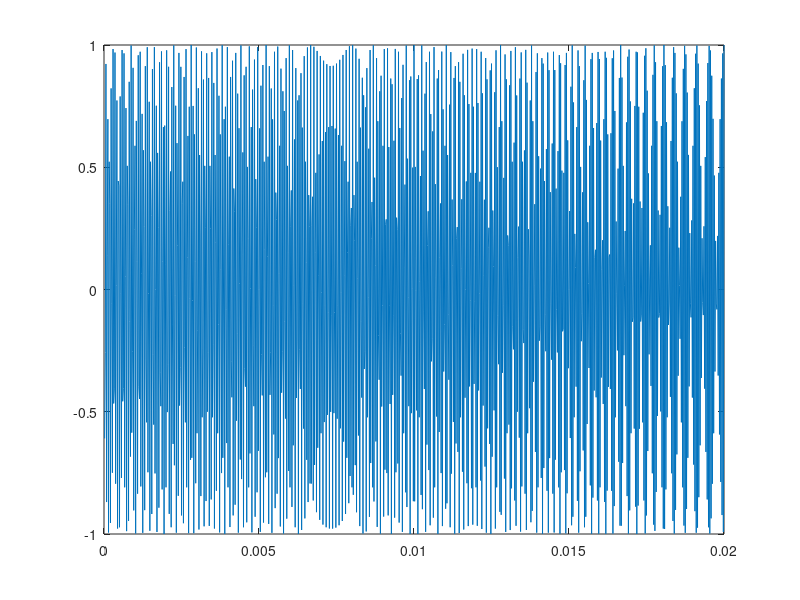
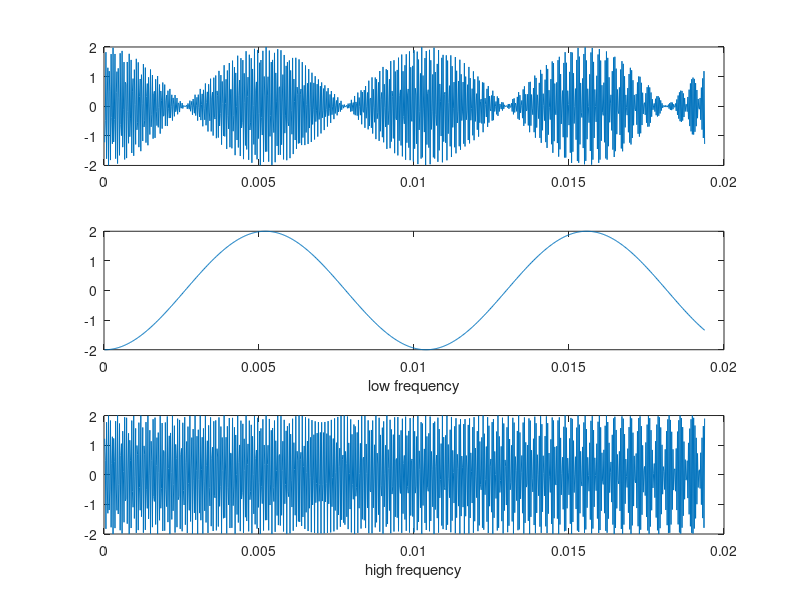

Source code (MATLAB) for these figures, in order:
clear
%% THREE
L = 0.1;
y = 0.3:0.01:0.4;
F = 17000;
Fmax = 23000;
T = 0.02;
B = Fmax-F;
sf = 48000;
% [X,Y] = meshgrid(geChirp,y);
% L = sqrt((X+L/2).^2 + Y.^2)/340;
% R = sqrt((X-L/2).^2 + Y.^2)/340;
% U = L+R;
% V = L-R;
% Z = cos(F*V+B/T*U.*V);
% mesh(X,Y,Z)
% figure
% surf(X,Y,Z)

% %% TWO
% y = 0.3;
% 
% L = sqrt((x+L/2).^2 + y^2)/340;
% R = sqrt((x-L/2).^2 + y^2)/340;
% U = L+R;
% V = Lplot(x,Z)

%% formula

N = T * sf;
n = 0:N-1;
% t = n/ sf;
t = 1/sf:1/sf:T;
K = B/T;
geChirp = cos(2*pi.*(F.*t+K/2.*t.^2));
figure(1)
plot(t,geChirp)

y = 0.5;
x = -0.7;
l = sqrt((x+L/2)^2 + y^2)+0.3;
r = sqrt((x-L/2)^2 + y^2);

deltaT = abs(l-r)/340;

cross = cos(2*pi.*(F.*t+K/2.*t.^2))+cos(2*pi.*(F.*(t+deltaT)+K/2.*(t+deltaT).^2));
expect = 2*cos(pi*(F*deltaT+K/2.*(2*deltaT.*t+deltaT^2)));
low = 2*cos(pi.*(F*(deltaT+2.*t)+K/2.*(2*t.^2+2*deltaT.*t+deltaT^2)));

i = 1;
while true
    if t(i)+deltaT>T
        break; 
    end
    i = i+1;
end

cross = cross(1:i);
expect = expect(1:i);
low = low(1:i);
t = t(1:i);
figure(2)
subplot(3,1,1)
plot(t,cross)

subplot(3,1,2)
plot(t,expect)
xlabel('low frequency')
subplot(3,1,3)
plot(t,low)
xlabel('high frequency')
